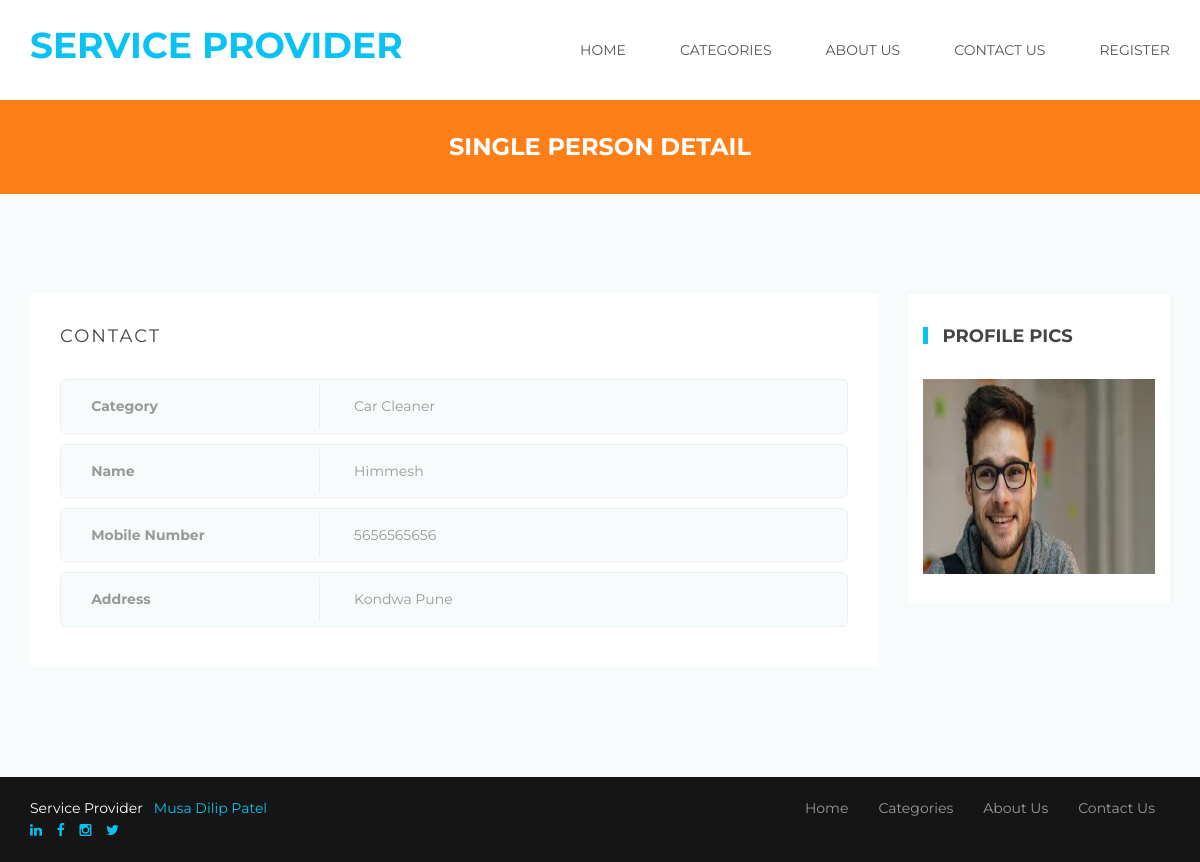
The app's page /single-person-detail.php?viewid=12 with its own data.
### tables this page shows
CREATE TABLE `tblperson` (
  `ID` int(10) NOT NULL,
  `Category` varchar(200) DEFAULT NULL,
  `Name` varchar(200) DEFAULT NULL,
  `Picture` varchar(200) DEFAULT NULL,
  `MobileNumber` bigint(10) DEFAULT NULL,
  `Address` mediumtext DEFAULT NULL,
  `City` varchar(200) NOT NULL,
  `RegDate` timestamp NULL DEFAULT current_timestamp()
);

### single-person-detail.php (the view, shortened to what this page needs)
<!DOCTYPE html>
<html>
<head>
	<link rel="stylesheet" type="text/css" href="bootstrap/css/bootstrap.min.css">
	<link rel="stylesheet" type="text/css" href="css/style.css">
	<link rel="stylesheet" type="text/css" href="css/menu.css">
	<link rel="stylesheet" type="text/css" href="css/color/color.css">
	<link rel="stylesheet" type="text/css" href="assets/testimonial/css/style.css" />
	<link rel="stylesheet" type="text/css" href="assets/testimonial/css/elastislide.css" />
	<link rel="stylesheet" type="text/css" href="css/responsive.css">
    <link rel="stylesheet" type="text/css" href="css/font-awesome.css">
	<link rel="stylesheet" type="text/css" href="assets/revolution_slider/css/revslider.css" media="screen" />
</head>
<body>
	<div class="theme-wrap clearfix">
	<?php include_once('includes/header.php');?>
		<div class="page-title-wrap bgorange-1 padding-top-30 padding-bottom-30">
			<h4 class="white">Single Person Detail</h4>
		</div>
		<section class="aside-layout-section padding-top-70 padding-bottom-40">
			<div class="container">
				<div class="row">
					<?php
$vid=$_GET['viewid'];
$sql="SELECT * from  tblperson where ID=:vid";
$query = $dbh -> prepare($sql);
$query->bindParam(':vid',$vid,PDO::PARAM_STR);
$query->execute();
$results=$query->fetchAll(PDO::FETCH_OBJ);
$cnt=1;
if($query->rowCount() > 0)
{
foreach($results as $row)
{               ?>
					<div class="col-md-9 col-sm-8 col-xs-12 main-wrap">
						<div class="listing-single padding-bottom-40">
							<div class="single-listing-wrap">
								<div class="listing-contact-detail-wrap">
									<div class="listing-contact-section-title">
										<h5>contact</h5>
									</div>
									<div class="listing-contact-section-table">
<div class="listing-contact-table-field">
											<ul>
												<li class="info" style="font-weight:bold">Category</li>
												<li class="details"><?php  echo $row->Category ;?> </li>
											</ul>
										</div>
										<div class="listing-contact-table-field">
											<ul>
												<li class="info" style="font-weight:bold">Name</li>
												<li class="details"><?php  echo $row->Name;?> </li>
											</ul>
										</div>
										<div class="listing-contact-table-field">
											<ul>
												<li class="info" style="font-weight:bold">Mobile Number</li>
												<li class="details"><?php  echo $row->MobileNumber;?></li>
											</ul>
										</div>
										<div class="listing-contact-table-field">
											<ul>
												<li class="info" style="font-weight:bold">Address</li>
												<li class="details"><?php  echo $row->Address;?></li>
											</ul>
										</div>
									</div>
								</div>
							</div>
						</div>
					</div>
					<div class="col-md-3 col-sm-4 col-xs-12" style="padding-top: 30px">
						<div class="sidebar sidebar-wrap">
							<div class="sidebar-widget shadow-1">
								<div class="sidebar-widget-title">
									<h5><span class="bgblue-1"></span>Profile Pics</h5>
								</div>
								<div class="sidebar-widget-content advertise  clearfix">
									<div class="sidebar-image-ads">
										<img src="admin/images/<?php echo $row->Picture;?>" height="195" width="300" alt="listing item"/>
									</div>
								</div>
							</div>
						</div>
					</div>
					<?php $cnt=$cnt+1;}} else{?>
<h4 style="color:red;">No Result Found</h4>
<?php } ?>
				</div>
			</div>
		</section>
	<?php include_once('includes/footer.php');?>
</body>
</html>

### css/style.css (style rules this page uses)
html, body, div, span, applet, object, iframe,h1, h2, h3, h4, h5, h6, p, blockquote, pre,a, abbr, acronym, address, big, cite, code,del, dfn, em, img, ins, kbd, q, s, samp, small, strike, strong, sub, sup, tt, var,b, u, i, center,dl, dt, dd, ol, ul, li,fieldset, form, label, legend,table, caption, tbody, tfoot, thead, tr, th, td, article, aside, canvas, details, embed,figure, figcaption, footer, header, hgroup,menu, nav, output, ruby, section, summary,time, mark, audio, video { margin: 0;padding: 0;border: 0;font-size: 100%;font: inherit;vertical-align: baseline; }
article, aside, details, figcaption, figure,footer, header, hgroup, menu, nav, section { display: block; }
body { line-height: 1;margin:0 ;padding:0 ;transition:all 0.3s ease;overflow-x: hidden; }
html { position:relative;overflow-x:hidden; }
ol, ul { list-style: none;margin:0; padding:0; }
img { display:block; }
img { max-width:100%; }
body { font-family:'Montserrat',sans-serif; }
h1,h2,h3,h4,h5,h6 { font-family:'Montserrat',sans-serif; font-weight:700; margin:0; text-align:center; line-height:1.4; letter-spacing:0.6px; text-transform:uppercase; letter-spacing:0; }
h4 { font-size:24px; }
h5 { font-size:18px; }
a,span,ul,li { font-family:'Montserrat'; font-size:14px; padding:0; font-weight:400; text-align:center; margin:0; line-height:1.6; text-decoration:none !important; }
p,span,a { padding:0; }
.container,.container-fluid { padding-left:0;padding-right:0; }
.padding-bottom-30 { padding-bottom:30px; }
.padding-bottom-40 { padding-bottom:40px; }
.padding-top-30 { padding-top:30px; }
.padding-top-70 { padding-top:70px; }
.sidebar-widget { padding:15px 15px;margin-bottom:30px; }
.sidebar-widget-title { padding:15px 0; }
.sidebar-widget-title h5 { display:inline-block; }
.sidebar-widget-title h5 span { display:inline-block;margin-right:15px;width:5px;height:17px;line-height:1;position:relative;top:2px;letter-spacing:2px; }
.sidebar-widget-content { padding:15px 0; }
.listing-contact-detail-wrap { padding:30px;background:#fff;margin:30px 0; }
.listing-contact-section-title h5 { text-transform:uppercase;letter-spacing:2px;font-weight:400;text-align:left; }
.listing-contact-section-table { margin-top:30px; }
.listing-contact-table-field { padding:5px 0;background:#f7fbfc;margin-bottom:10px;border:1px solid #e9f1f3;border-radius:6px; }
.listing-contact-table-field ul li { text-align:left;display:inline-block;padding:10px 30px; }
.listing-contact-table-field ul li.info { width:33%;border-right:1px solid #eee; }
.listing-contact-table-field ul li.details { width:66.5%; }

### css/color/color.css (style rules this page uses)
h1,h2,h3,h4,h5,h6 { color:#444; }
p,a,span,ul,li { color:#999; }
body { background:#f7fbfc; }
.white { color:#fff; }
.bgblue-1 { background:#08c2f3; }
.bgorange-1 { background:#fe7e17; }
.shadow-1 { -webkit-box-shadow: 0 0 6px 3px rgba(0,0,0,0.01); -moz-box-shadow: 0 0 6px 3px rgba(0,0,0,0.01); box-shadow: 0 0 6px 3px rgba(0,0,0,0.01); }
.sidebar-widget { background:#fff; }

### css/responsive.css (style rules this page uses)
@media screen and (max-device-width:1199px) { .container { padding-left:15px;padding-right:15px; } }

### records on screen
tblperson: Category "Car Cleaner", Name "Himmesh", MobileNumber "5656565656", Address "Kondwa Pune", Picture (picture)
